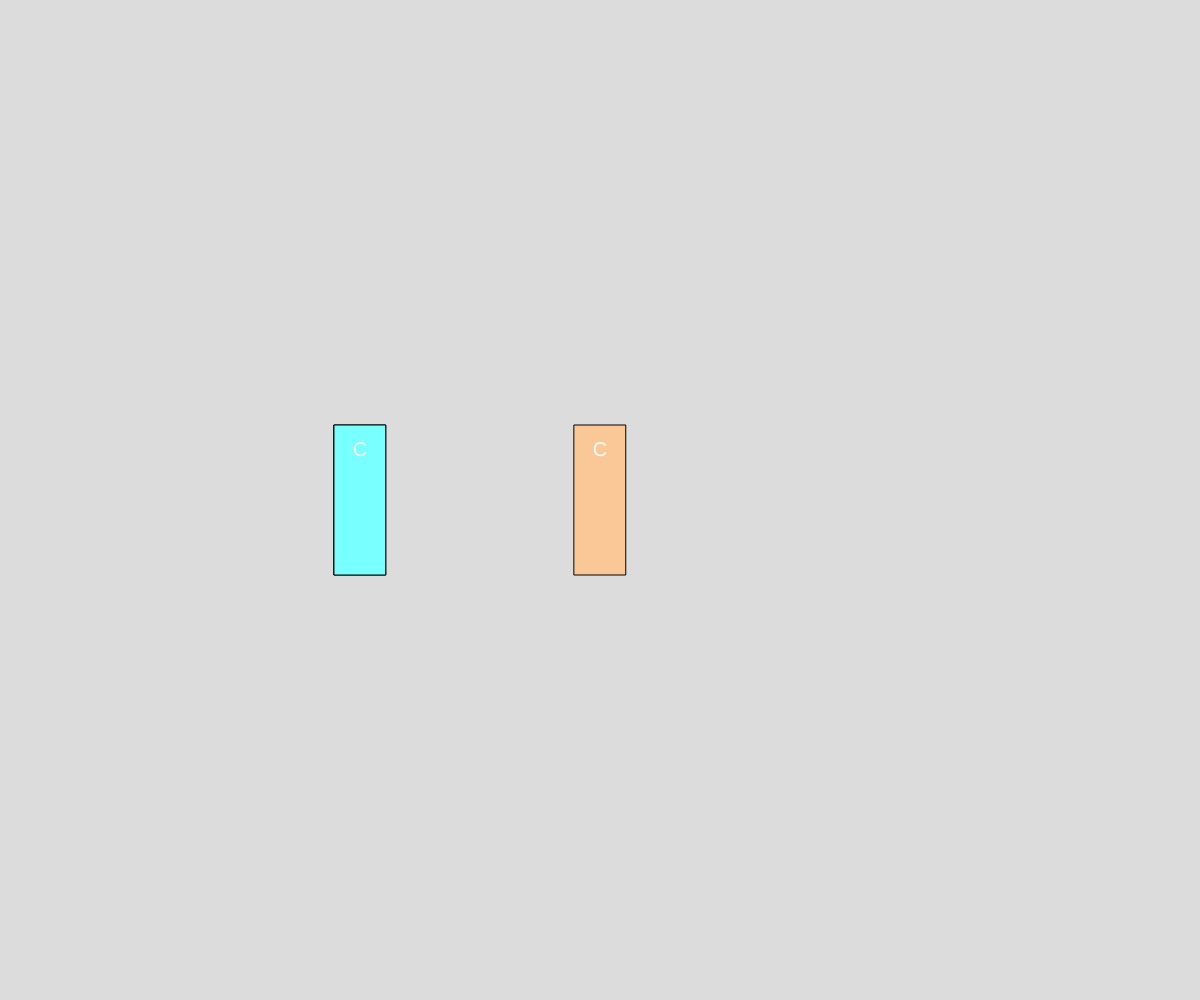
Frame 1 (no input)
Frame 60 (no input): identical to frame 1, image omitted
Frame 120 (the mouse pressed at the canvas centre since frame 60): identical to frame 1, image omitted

The p5.js sketch that drew this single still picture (run headless with seeded random() and noise() and a simulated clock; from frame 60 on, the mouse is pressed at the canvas centre):

// p5.js sketch
// ── sketch.js
// Object Demo(Books)
// Sandha, Abhay
// March 12, 2025

// 1. Add two more book objects (each in a variable)
// and add to the shelf.... (connected to my book)

// 2. Use a loop to generate 20+ skinny books
// (can be all named the same if needed)
let myBook;
let myBook2;
let myBook3;
let bookshelf = [];

function setup() {
  createCanvas(windowWidth, windowHeight);
  // Make 20 books in  a row
  let x = 50;
  let covers = ["softcover", "hardcover" , "leatherbound"];
  for(let i = 0; i < 20; i++){
    let choice = int(random(3)); // 0,1,2 
    bookshelf.push(new Book("A"," Booth", " 999", "covers[choice] ",200, x,));
    x += 20;
  }

  myBook = new Book("CS30 Text", "Mr.Scott", 1234567891011, "leatherbound", 515, width * 0.3);
  myBook2 = new Book("CS30 Text", "Mr.Scott", 1234567891011, "hardcover", 515, width * 0.3);
  myBook3 = new Book("CS30 Text", "Mr.Scott", 1234567891011, "softcover", 515, width * 0.5);
  myBook.printOut();
}

function draw() { //clears teh screen each frame
  background(220);
  myBook.display();
  myBook2.display();
  myBook3.display();
}


// Nice to organize class at the bototm....
class Book {
  // 1. constructor
  constructor(title, author, isbn, cover, pages, x) {
    this.title = title;
    this.author = author;
    this.isbn = isbn;
    this.cover = cover;
    this.pages = pages;
    this.x = x;


  }

  // 2. class methods
  display() {
    //render our book object on the canvas
    rectMode(CENTER);
    textAlign(CENTER, CENTER);
    textSize(20);

    switch (this.cover) {
    case "softcover":
      fill(250, 200, 150);  
      break;
    
    case "hardcover":
      fill(120,255,255);
      break;
    
    case "leatherbound":
      fill(150,100,15);
      break;
    
    }
    rect(this.x,height/2,this.pages/10, 150);
    fill(255);
    text(this.title[0], this.x,height/2 -50);

  }


  printOut() {
    //print out the data in a nice format
    print(this.title + ",by " + this.author);
    print("Length:" + this.pages);
    print("ISBN: " + this.isbn);
  }
}
